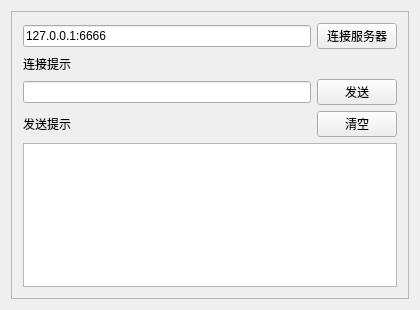
<?xml version="1.0" encoding="UTF-8"?>
<ui version="4.0">
 <class>Widget</class>
 <widget class="QWidget" name="Widget">
  <property name="geometry">
   <rect>
    <x>0</x>
    <y>0</y>
    <width>420</width>
    <height>310</height>
   </rect>
  </property>
  <property name="windowTitle">
   <string>Tcp客户端</string>
  </property>
  <layout class="QVBoxLayout" name="verticalLayout">
   <item>
    <widget class="QFrame" name="frame">
     <property name="frameShape">
      <enum>QFrame::StyledPanel</enum>
     </property>
     <property name="frameShadow">
      <enum>QFrame::Raised</enum>
     </property>
     <layout class="QGridLayout" name="gridLayout">
      <item row="1" column="0">
       <widget class="QLabel" name="label">
        <property name="font">
         <font>
          <kerning>true</kerning>
         </font>
        </property>
        <property name="text">
         <string>连接提示</string>
        </property>
       </widget>
      </item>
      <item row="0" column="1">
       <widget class="QPushButton" name="pushButton">
        <property name="text">
         <string>连接服务器</string>
        </property>
       </widget>
      </item>
      <item row="2" column="1">
       <widget class="QPushButton" name="pushButton_2">
        <property name="text">
         <string>发送</string>
        </property>
       </widget>
      </item>
      <item row="0" column="0">
       <widget class="QLineEdit" name="lineEdit">
        <property name="text">
         <string>127.0.0.1:6666</string>
        </property>
       </widget>
      </item>
      <item row="4" column="0" colspan="2">
       <widget class="QListWidget" name="listWidget"/>
      </item>
      <item row="2" column="0">
       <widget class="QLineEdit" name="lineEdit_2"/>
      </item>
      <item row="3" column="0">
       <widget class="QLabel" name="label_2">
        <property name="text">
         <string>发送提示</string>
        </property>
       </widget>
      </item>
      <item row="3" column="1">
       <widget class="QPushButton" name="pushButton_3">
        <property name="text">
         <string>清空</string>
        </property>
       </widget>
      </item>
     </layout>
    </widget>
   </item>
  </layout>
 </widget>
 <layoutdefault spacing="6" margin="11"/>
 <resources/>
 <connections/>
</ui>
